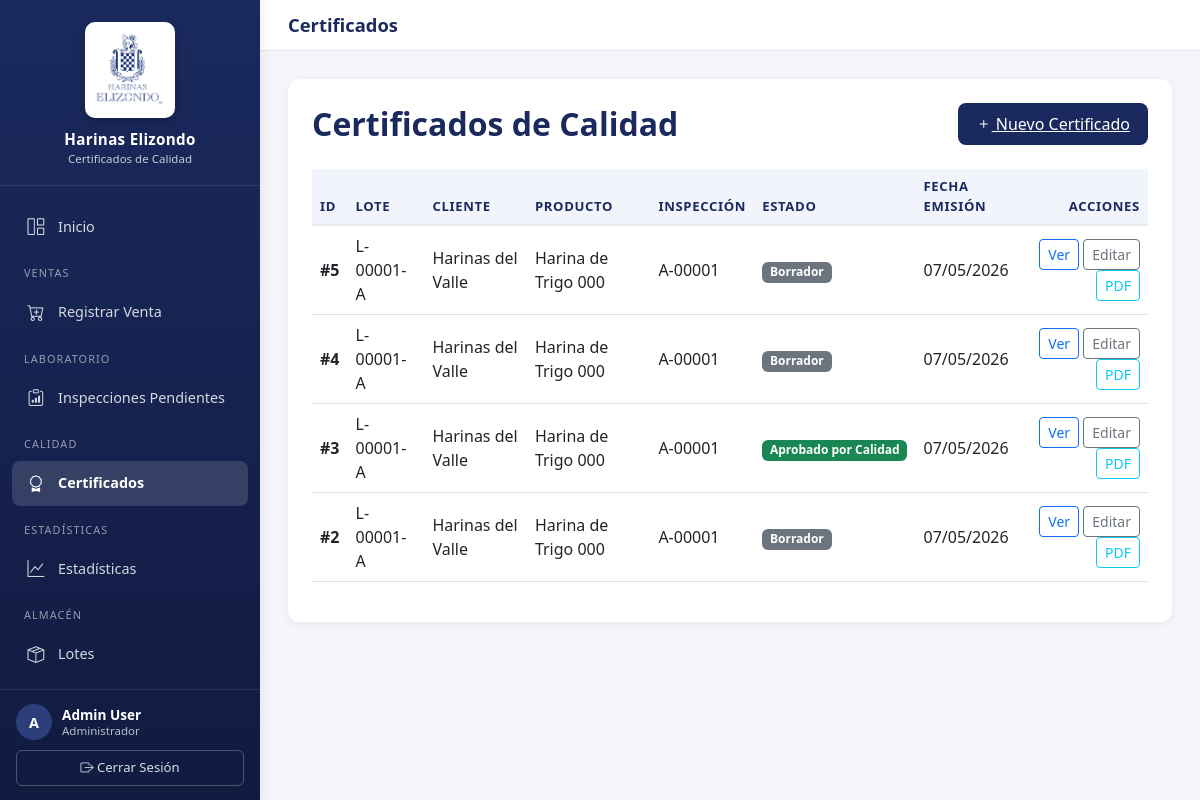
/calidad/certificados/ (signed in), run on an earlier commit of the app's database.
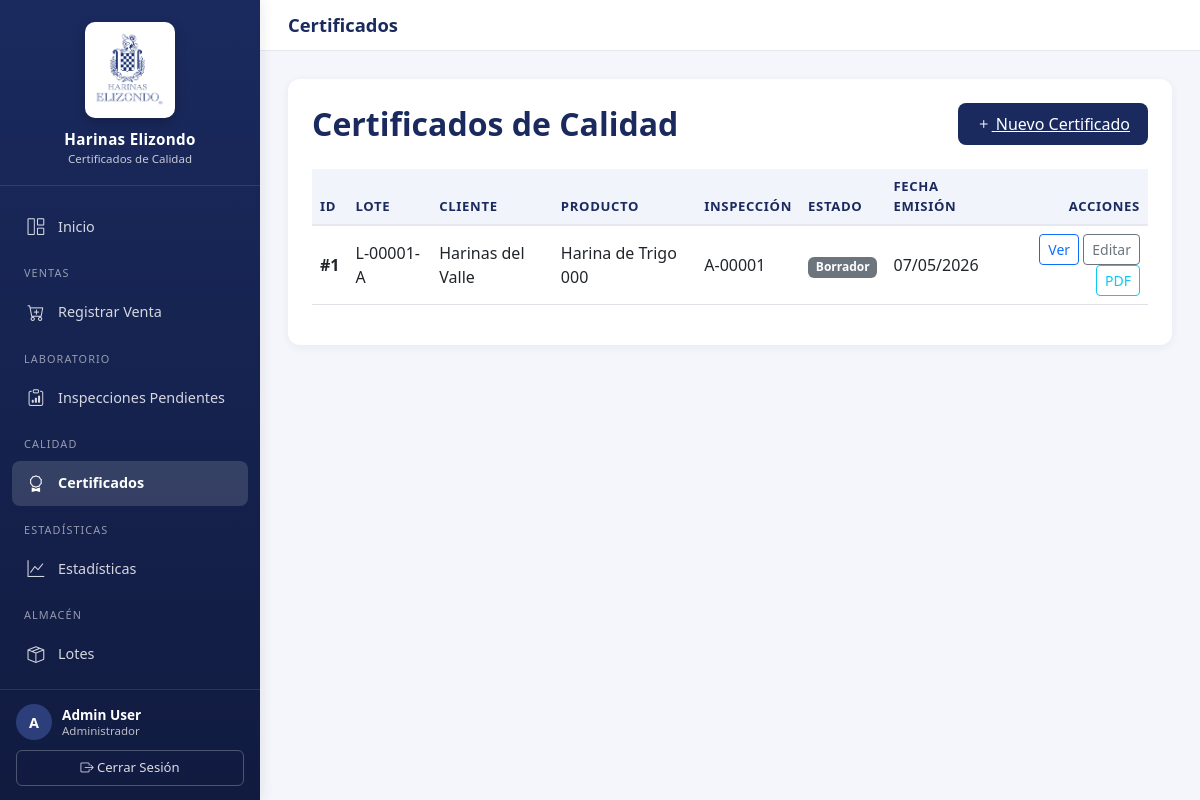
And on a later commit of the database.
### certificados/models.py (models this page shows, shortened)
class Usuario(AbstractBaseUser, PermissionsMixin):
    ROLES = (
        ("lab", "Laboratorio"),
        ("aseguramineto calidad", "Aseguramiento Calidad"),
        ("control calidad", "Control calidad"),
        ("planta", "Planta"),
        ("operaciones", "Operaciones"),
        ("admin", "Administrador"),
    )
    nombre = models.CharField(max_length=120)
    correo = models.EmailField(max_length=120, unique=True)
    rol = models.CharField(max_length=30, choices=ROLES)
    is_active = models.BooleanField(default=True)
    is_staff = models.BooleanField(default=False)
    objects = UsuarioManager()
    USERNAME_FIELD = "correo"
    REQUIRED_FIELDS = ["nombre", "rol"]

class Certificado(models.Model):
    ESTADOS = (
        ("borrador", "Borrador"),
        ("aprobado", "Aprobado por Calidad"),
        ("despachado", "Despachado al Cliente"),
        ("rechazado", "Rechazado"),
        ("superado", "Superado por re-análisis"),
    )
    inspeccion = models.ForeignKey(Inspeccion, on_delete=models.CASCADE)
    pedido = models.ForeignKey(Pedido, on_delete=models.CASCADE)
    folio = models.CharField(max_length=50, blank=True)
    fecha_emision = models.DateTimeField(auto_now_add=True)
    pdf_url = models.CharField(max_length=255, blank=True, null=True)
    enviado = models.BooleanField(default=False)
    estado = models.CharField(max_length=20, choices=ESTADOS, default="borrador")
    aprobado_por = models.ForeignKey(
        Usuario,
        null=True,
        blank=True,
        on_delete=models.SET_NULL,
        related_name="certificados_aprobados",
    )
    fecha_aprobacion = models.DateTimeField(null=True, blank=True)
    fecha_caducidad = models.DateField(null=True, blank=True)
    numero_factura = models.CharField(max_length=50, blank=True, null=True)
    cantidad_total_entrega = models.DecimalField(
        max_digits=10, decimal_places=2, null=True, blank=True
    )
    fecha_envio = models.DateTimeField(null=True, blank=True)
    leido_cliente = models.BooleanField(default=False)
    fecha_lectura = models.DateTimeField(null=True, blank=True)

class Inspeccion(models.Model):
    lote = models.ForeignKey(Lote, on_delete=models.CASCADE)
    equipo = models.ForeignKey(Equipo, on_delete=models.CASCADE, null=True, blank=True)
    clave = models.CharField(max_length=50, blank=True)
    fecha_inspeccion = models.DateTimeField(default=timezone.now)
    cumple_param = models.BooleanField(default=False)
    inspeccion_origen = models.ForeignKey(
        "self",
        null=True,
        blank=True,
        on_delete=models.SET_NULL,
        related_name="reanalisis",
        help_text="Inspección anterior cuando ésta es un re-análisis (caso 2.2.9).",
    )

class Lote(models.Model):
    pedido = models.ForeignKey(
        Pedido, on_delete=models.CASCADE, blank=True, null=True, related_name="lotes"
    )
    codigo_lote = models.CharField(max_length=50, default="L-TEMP")
    secuencia = models.CharField(max_length=1, default="A")
    producto = models.ForeignKey(
        Producto, on_delete=models.CASCADE, blank=True, null=True
    )
    cantidad = models.DecimalField(
        max_digits=10, decimal_places=2, blank=True, null=True
    )
    fecha_produccion = models.DateField(auto_now_add=True, blank=True, null=True)
    fecha_caducidad = models.DateField(blank=True, null=True)
    activo = models.BooleanField(default=True)

class Pedido(models.Model):
    ESTADOS = (
        ("pendiente", "Pendiente"),
        ("aceptado", "Aceptado"),
        ("rechazado", "Rechazado"),
        ("despachado", "Despachado"),
    )
    cliente = models.ForeignKey(Cliente, on_delete=models.CASCADE)
    producto = models.ForeignKey(
        Producto, on_delete=models.CASCADE, blank=True, null=True
    )
    cantidad = models.DecimalField(max_digits=10, decimal_places=2)
    fecha_pedido = models.DateTimeField(default=timezone.now)
    estado = models.CharField(max_length=20, choices=ESTADOS, default="pendiente")
    venta = models.ForeignKey(
        "Venta", on_delete=models.CASCADE, blank=True, null=True, related_name="pedidos"
    )
    class Meta:
        indexes = [
            models.Index(fields=["cliente", "fecha_pedido"]),
        ]

class Cliente(models.Model):
    nombre = models.CharField(max_length=255)
    rfc = models.CharField(max_length=13, unique=True)
    direccion_fiscal_calle = models.CharField(max_length=150, blank=True, null=True)
    direccion_fiscal_numero = models.CharField(max_length=50, blank=True, null=True)
    direccion_fiscal_interior = models.CharField(max_length=50, blank=True, null=True)
    direccion_fiscal_colonia = models.CharField(max_length=100, blank=True, null=True)
    direccion_fiscal_codigo_postal = models.CharField(
        max_length=5, blank=True, null=True
    )
    direccion_fiscal_ciudad = models.CharField(max_length=100, blank=True, null=True)
    direccion_fiscal_estado = models.CharField(max_length=100, blank=True, null=True)
    direccion_entrega_calle = models.CharField(max_length=150, blank=True, null=True)
    direccion_entrega_numero = models.CharField(max_length=50, blank=True, null=True)
    direccion_entrega_interior = models.CharField(max_length=50, blank=True, null=True)
    direccion_entrega_colonia = models.CharField(max_length=100, blank=True, null=True)
    direccion_entrega_codigo_postal = models.CharField(
        max_length=5, blank=True, null=True
    )
    direccion_entrega_ciudad = models.CharField(max_length=100, blank=True, null=True)
    direccion_entrega_estado = models.CharField(max_length=100, blank=True, null=True)
    direccion_entrega_misma = models.BooleanField(
        default=True, help_text="Usar la misma dirección fiscal para entrega"
    )
    contacto = models.CharField(max_length=100)
    correo_contacto = models.EmailField()
    requiere_certificado = models.BooleanField(default=True)
    clave_doc_especificaciones = models.CharField(
        max_length=80,
        blank=True,
        null=True,
        help_text="Clave del documento de especificaciones del cliente.",
    )
    activo = models.BooleanField(default=True)
    causa_baja = models.CharField(max_length=255, blank=True, null=True)
    fecha_baja = models.DateTimeField(blank=True, null=True)
    fecha_alta = models.DateTimeField(auto_now_add=True)

class Producto(models.Model):
    codigo = models.CharField(max_length=30, unique=True)
    nombre = models.CharField(max_length=150)
    descripcion = models.TextField(blank=True)
    activo = models.BooleanField(default=True)
    fecha_alta = models.DateTimeField(auto_now_add=True)

### certificados/views.py (the view)
# urls.py: path('calidad/certificados/', views.CertificadosListView.as_view(), name='certificados_list'),
class CertificadosListView(LoginRequiredMixin, RoleRequiredMixin, ListView):
    model = Certificado
    template_name = "certificados/certificados_list.html"
    context_object_name = "certificados"
    allowed_roles = ["admin", "calidad", "consulta"]
    def get_queryset(self):
        return (
            super()
            .get_queryset()
            .select_related("inspeccion__lote", "pedido__cliente", "aprobado_por")
            .order_by("-fecha_emision")
        )

### certificados/templates/certificados/certificados_list.html (shortened to what this page needs)
{% extends "base.html" %}
{% block page_title %}Certificados{% endblock %}
{% block content %}
<div class="card">
    <div class="card-body p-4">
        <div class="d-flex justify-content-between align-items-center mb-4">
            <h2 class="card-title mb-0">Certificados de Calidad</h2>
            {% if user.rol == 'admin' or user.rol == 'aseguramineto calidad' %}
            <a href="{% url 'crear_certificado' %}" class="btn-brand">
                <i class="bi bi-plus"></i> Nuevo Certificado
            </a>
            {% endif %}
        </div>
        <div class="table-responsive">
            <table class="table align-middle">
                <thead>
                    <tr>
                        <th>ID</th>
                        <th>Lote</th>
                        <th>Cliente</th>
                        <th>Producto</th>
                        <th>Inspección</th>
                        <th>Estado</th>
                        <th>Fecha Emisión</th>
                        <th class="text-end">Acciones</th>
                    </tr>
                </thead>
                <tbody>
                    {% for cert in certificados %}
                    <tr>
                        <td><strong>#{{ cert.id }}</strong></td>
                        <td>{{ cert.inspeccion.lote.codigo_lote }}-{{ cert.inspeccion.lote.secuencia }}</td>
                        <td>{{ cert.pedido.cliente.nombre }}</td>
                        <td>{{ cert.pedido.producto.nombre }}</td>
                        <td>{{ cert.inspeccion.clave }}</td>
                        <td>
                            {% if cert.estado == 'aprobado' %}
                            <span class="badge bg-success">{{ cert.get_estado_display }}</span>
                            {% elif cert.estado == 'borrador' %}
                            <span class="badge bg-secondary">{{ cert.get_estado_display }}</span>
                            {% elif cert.estado == 'despachado' %}
                            <span class="badge bg-primary">{{ cert.get_estado_display }}</span>
                            {% elif cert.estado == 'rechazado' %}
                            <span class="badge bg-danger">{{ cert.get_estado_display }}</span>
                            {% else %}
                            <span class="badge bg-info text-dark">{{ cert.get_estado_display }}</span>
                            {% endif %}
                        </td>
                        <td>{{ cert.fecha_emision|date:"d/m/Y" }}</td>
                        <td class="text-end">
                            <a href="{% url 'ver_certificado' cert.pk %}" class="btn btn-sm btn-outline-primary">
                                Ver
                            </a>
                            <a href="{% url 'editar_certificado' cert.pk %}" class="btn btn-sm btn-outline-secondary">
                                Editar
                            </a>
                            <a href="{% url 'descargar_certificado' cert.pk %}" class="btn btn-sm btn-outline-info">
                                PDF
                            </a>
                        </td>
                    </tr>
                    {% endfor %}
                </tbody>
            </table>
        </div>
    </div>
</div>
{% endblock %}

### certificados/templates/base.html (shortened to what this page needs)
{% load static %}
<!DOCTYPE html>
<html lang="es">
<head>
    <link rel="stylesheet" href="https://cdn.jsdelivr.net/npm/bootstrap@5.3.0/dist/css/bootstrap.min.css">
    <link rel="stylesheet" href="https://cdn.jsdelivr.net/npm/bootstrap-icons@1.11.1/font/bootstrap-icons.css">
    <link href="https://cdn.jsdelivr.net/npm/select2@4.1.0-rc.0/dist/css/select2.min.css" rel="stylesheet" />
</head>
<body>
    <aside class="sidebar" id="sidebar">
        <div class="sidebar-header">
            <img src="{% static 'img/logo.webp' %}" alt="Harinas Elizondo">
            <h1>Harinas Elizondo</h1>
            <p>Certificados de Calidad</p>
        </div>
        <nav class="sidebar-nav">
            <a href="{% url 'home' %}" class="{% if request.resolver_match.url_name == 'home' %}active{% endif %}">
                <i class="bi bi-grid-1x2"></i> Inicio
            </a>
            {% if user.rol == 'ventas' or user.rol == 'admin' %}
            <div class="nav-section">Ventas</div>
            <a href="{% url 'registro_venta' %}" class="{% if request.resolver_match.url_name == 'registro_venta' %}active{% endif %}">
                <i class="bi bi-cart-plus"></i> Registrar Venta
            </a>
            {% endif %}
            {% if user.rol == 'lab' or user.rol == 'admin' %}
            <div class="nav-section">Laboratorio</div>
            <a href="{% url 'iniciar_inspeccion_pendientes' %}" class="">
                <i class="bi bi-clipboard-data"></i> Inspecciones Pendientes
            </a>
            {% endif %}
            {% if user.rol == 'calidad' or user.rol == 'admin' or user.rol == 'consulta' %}
            <div class="nav-section">Calidad</div>
            <a href="{% url 'certificados_list' %}" class="{% if request.resolver_match.url_name == 'certificados_list' or request.resolver_match.url_name == 'crear_certificado' or request.resolver_match.url_name == 'editar_certificado' or request.resolver_match.url_name == 'ver_certificado' %}active{% endif %}">
                <i class="bi bi-award"></i> Certificados
            </a>
            {% endif %}
            {% if user.rol == 'calidad' or user.rol == 'admin' or user.rol == 'consulta' %}
            <div class="nav-section">Estadísticas</div>
            <a href="{% url 'estadisticas' %}" class="{% if request.resolver_match.url_name == 'estadisticas' %}active{% endif %}">
                <i class="bi bi-graph-up"></i> Estadísticas
            </a>
            {% endif %}
            {% if user.rol == 'almacen' or user.rol == 'admin' %}
            <div class="nav-section">Almacén</div>
            <a href="{% url 'lote_list' %}" class="{% if request.resolver_match.url_name == 'lote_list' or request.resolver_match.url_name == 'lote_create' %}active{% endif %}">
                <i class="bi bi-box-seam"></i> Lotes
            </a>
            <a href="{% url 'pendientes_despacho' %}" class="{% if request.resolver_match.url_name == 'pendientes_despacho' or request.resolver_match.url_name == 'registrar_despacho' %}active{% endif %}">
            </a>
            {% endif %}
        </nav>
        <div class="sidebar-footer">
            {% if user.is_authenticated %}
            <div class="user-badge">
                <div class="user-avatar">{{ user.nombre|slice:":1"|upper }}</div>
                <div class="user-info">
                    <div class="name">{{ user.nombre }}</div>
                    <div class="role">{{ user.get_rol_display }}</div>
                </div>
            </div>
            <form method="post" action="{% url 'logout' %}">
                <button type="submit" class="logout-btn">
                    <i class="bi bi-box-arrow-right"></i> Cerrar Sesión
                </button>
            </form>
            {% endif %}
        </div>
    </aside>
    <div class="main-wrapper">
        <header class="topbar">
            <h1>{% block page_title %}Sistema de Certificados{% endblock %}</h1>
        </header>
        <main class="content">
            {% block content %}{% endblock %}
        </main>
    </div>
</body>
</html>

What changed in the data, as far as the page shows it:
removed Certificado: id "5", inspeccion.lote.codigo_lote "L-00001", inspeccion.lote.secuencia "A", pedido.cliente.nombre "Harinas del Valle", pedido.producto.nombre "Harina de Trigo 000", inspeccion.clave "A-00001", estado "Borrador", fecha_emision "07/05/2026"
removed Certificado: id "4", inspeccion.lote.codigo_lote "L-00001", inspeccion.lote.secuencia "A", pedido.cliente.nombre "Harinas del Valle", pedido.producto.nombre "Harina de Trigo 000", inspeccion.clave "A-00001", estado "Borrador", fecha_emision "07/05/2026"
removed Certificado: id "3", inspeccion.lote.codigo_lote "L-00001", inspeccion.lote.secuencia "A", pedido.cliente.nombre "Harinas del Valle", pedido.producto.nombre "Harina de Trigo 000", inspeccion.clave "A-00001", estado "Aprobado por Calidad", fecha_emision "07/05/2026"
removed Certificado: id "2", inspeccion.lote.codigo_lote "L-00001", inspeccion.lote.secuencia "A", pedido.cliente.nombre "Harinas del Valle", pedido.producto.nombre "Harina de Trigo 000", inspeccion.clave "A-00001", estado "Borrador", fecha_emision "07/05/2026"
added Certificado: id "1", inspeccion.lote.codigo_lote "L-00001", inspeccion.lote.secuencia "A", pedido.cliente.nombre "Harinas del Valle", pedido.producto.nombre "Harina de Trigo 000", inspeccion.clave "A-00001", estado "Borrador", fecha_emision "07/05/2026"
